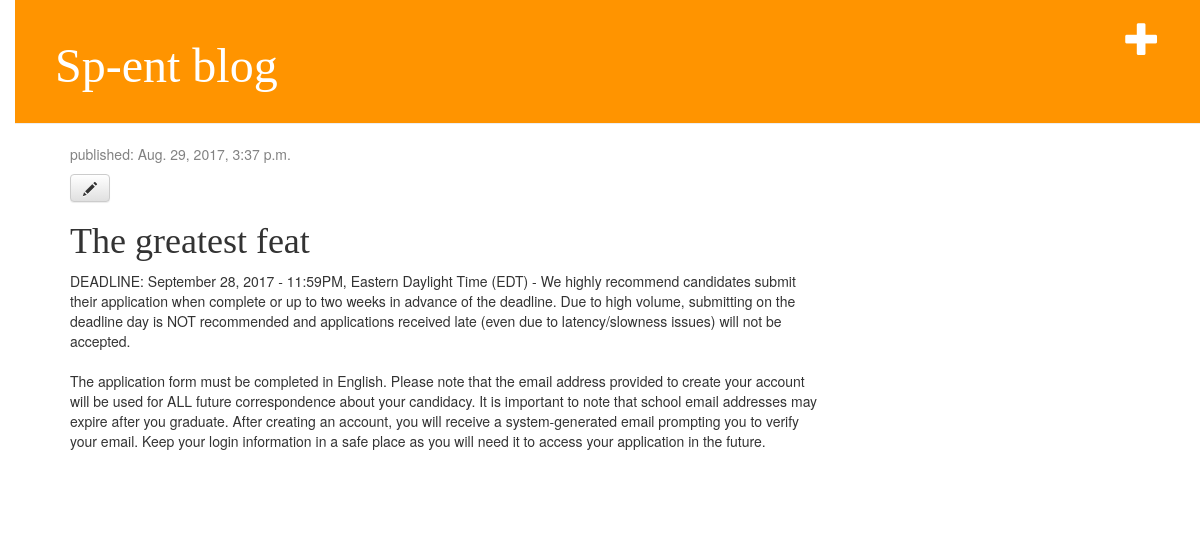
The app's page /post/2/ with its own data.
### blog/models.py (models this page shows, shortened)
class Post(models.Model):
    author = models.ForeignKey('auth.User')
    title = models.CharField(max_length=200)
    text = models.TextField()
    created_date = models.DateTimeField(default=timezone.now)
    published_date = models.DateTimeField(blank=True, null=True)

### blog/views.py (the view)
# urls.py: url(r'^post/(?P<pk>\d+)/$', views.post_detail, name = 'post_detail'),
def post_detail(request, pk):
    post = get_object_or_404(Post, pk=pk)
    return render(request, 'blog/post_detail.html', {'post': post})

### blog/templates/blog/post_detail.html
                {% extends 'blog/base.html' %}
                {% block content %}
				    <div class="post">
				        {% if post.published_date %}
					        <div class="date">
						        <p>published: {{post.published_date}}</p>
						    </div>
						{% endif %}
						<a class="btn btn-default" href="{% url 'post_edit' pk=post.pk %}"><span class="glyphicon glyphicon-pencil"></
span></a>
						<h1>{{post.title}}</h1>
						<p>{{post.text|linebreaksbr}}</p>
					</div>
				{% endblock %}

### blog/static/css/blog.css (style rules this page uses)
body { padding-left: 15px; }
h1, h2, h3, h4 { font-family: 'Lobster', cursive; }
.date { color: #828282; }
.post { margin-bottom: 70px; }

### records on screen
Post: published_date "Aug. 29, 2017, 3:37 p.m.", title "The greatest feat", text "DEADLINE: September 28, 2017 - 11:59PM, Eastern Daylight Time (EDT) - We highly recommend candidates submit their application when complete or up to two weeks in advance of the deadline. Due to high volume, submitting on the deadline day is NOT recommended and applications received late (even due to latency/slowness issues) will not be accepted. The application form must be completed in English. Please note that the email address provided to create your account will be used for ALL future correspondence about your candidacy. It is important to note that school email addresses may expire after you graduate. After creating an account, you will receive a system-generated email prompting you to…"
